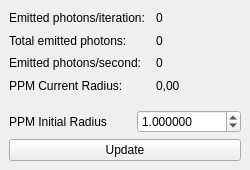
<?xml version="1.0" encoding="UTF-8"?>
<ui version="4.0">
 <class>PPMDock</class>
 <widget class="QDockWidget" name="PPMDock">
  <property name="windowModality">
   <enum>Qt::WindowModal</enum>
  </property>
  <property name="geometry">
   <rect>
    <x>0</x>
    <y>0</y>
    <width>250</width>
    <height>170</height>
   </rect>
  </property>
  <property name="minimumSize">
   <size>
    <width>250</width>
    <height>170</height>
   </size>
  </property>
  <property name="maximumSize">
   <size>
    <width>250</width>
    <height>193</height>
   </size>
  </property>
  <property name="windowTitle">
   <string> Progressive Photon Mapping</string>
  </property>
  <widget class="QWidget" name="dockWidgetContents">
   <layout class="QVBoxLayout" name="verticalLayout">
    <item>
     <layout class="QGridLayout" name="gridLayout" columnstretch="5,3">
      <property name="topMargin">
       <number>0</number>
      </property>
      <item row="3" column="0">
       <widget class="QLabel" name="label">
        <property name="sizePolicy">
         <sizepolicy hsizetype="Preferred" vsizetype="Preferred">
          <horstretch>5</horstretch>
          <verstretch>0</verstretch>
         </sizepolicy>
        </property>
        <property name="minimumSize">
         <size>
          <width>0</width>
          <height>15</height>
         </size>
        </property>
        <property name="text">
         <string>PPM Current Radius:</string>
        </property>
       </widget>
      </item>
      <item row="3" column="1">
       <widget class="QLabel" name="ppmCurrentRadius">
        <property name="text">
         <string>0,00</string>
        </property>
       </widget>
      </item>
      <item row="0" column="1">
       <widget class="QLabel" name="emittedPhotonsPerIteration">
        <property name="sizePolicy">
         <sizepolicy hsizetype="Preferred" vsizetype="Preferred">
          <horstretch>1</horstretch>
          <verstretch>0</verstretch>
         </sizepolicy>
        </property>
        <property name="text">
         <string>0</string>
        </property>
       </widget>
      </item>
      <item row="1" column="0">
       <widget class="QLabel" name="label_4">
        <property name="sizePolicy">
         <sizepolicy hsizetype="Preferred" vsizetype="Preferred">
          <horstretch>1</horstretch>
          <verstretch>0</verstretch>
         </sizepolicy>
        </property>
        <property name="minimumSize">
         <size>
          <width>0</width>
          <height>15</height>
         </size>
        </property>
        <property name="text">
         <string>Total emitted photons:</string>
        </property>
       </widget>
      </item>
      <item row="0" column="0">
       <widget class="QLabel" name="label_2">
        <property name="sizePolicy">
         <sizepolicy hsizetype="Preferred" vsizetype="Preferred">
          <horstretch>1</horstretch>
          <verstretch>0</verstretch>
         </sizepolicy>
        </property>
        <property name="minimumSize">
         <size>
          <width>0</width>
          <height>15</height>
         </size>
        </property>
        <property name="text">
         <string>Emitted photons/iteration:</string>
        </property>
       </widget>
      </item>
      <item row="1" column="1">
       <widget class="QLabel" name="emittedPhotons">
        <property name="text">
         <string>0</string>
        </property>
       </widget>
      </item>
      <item row="2" column="0">
       <widget class="QLabel" name="label_5">
        <property name="minimumSize">
         <size>
          <width>0</width>
          <height>15</height>
         </size>
        </property>
        <property name="text">
         <string>Emitted photons/second:</string>
        </property>
       </widget>
      </item>
      <item row="2" column="1">
       <widget class="QLabel" name="emittedPhotonsPerSecond">
        <property name="text">
         <string>0</string>
        </property>
       </widget>
      </item>
     </layout>
    </item>
    <item>
     <spacer name="verticalSpacer_2">
      <property name="orientation">
       <enum>Qt::Vertical</enum>
      </property>
      <property name="sizeType">
       <enum>QSizePolicy::Fixed</enum>
      </property>
      <property name="sizeHint" stdset="0">
       <size>
        <width>20</width>
        <height>10</height>
       </size>
      </property>
     </spacer>
    </item>
    <item>
     <layout class="QGridLayout" name="gridLayout_2" columnstretch="5,3">
      <property name="leftMargin">
       <number>0</number>
      </property>
      <property name="topMargin">
       <number>0</number>
      </property>
      <item row="1" column="1">
       <widget class="QDoubleSpinBox" name="ppmInitialRadiusEdit">
        <property name="sizePolicy">
         <sizepolicy hsizetype="MinimumExpanding" vsizetype="Fixed">
          <horstretch>0</horstretch>
          <verstretch>0</verstretch>
         </sizepolicy>
        </property>
        <property name="decimals">
         <number>6</number>
        </property>
        <property name="maximum">
         <double>19999.990000000001601</double>
        </property>
        <property name="singleStep">
         <double>0.001000000000000</double>
        </property>
        <property name="value">
         <double>1.000000000000000</double>
        </property>
       </widget>
      </item>
      <item row="1" column="0">
       <widget class="QLabel" name="label_3">
        <property name="sizePolicy">
         <sizepolicy hsizetype="Preferred" vsizetype="Preferred">
          <horstretch>1</horstretch>
          <verstretch>0</verstretch>
         </sizepolicy>
        </property>
        <property name="text">
         <string>PPM Initial Radius</string>
        </property>
       </widget>
      </item>
     </layout>
    </item>
    <item>
     <widget class="QPushButton" name="updateSettingsButton">
      <property name="sizePolicy">
       <sizepolicy hsizetype="Minimum" vsizetype="Fixed">
        <horstretch>0</horstretch>
        <verstretch>0</verstretch>
       </sizepolicy>
      </property>
      <property name="text">
       <string>Update</string>
      </property>
     </widget>
    </item>
   </layout>
  </widget>
 </widget>
 <resources/>
 <connections/>
</ui>
